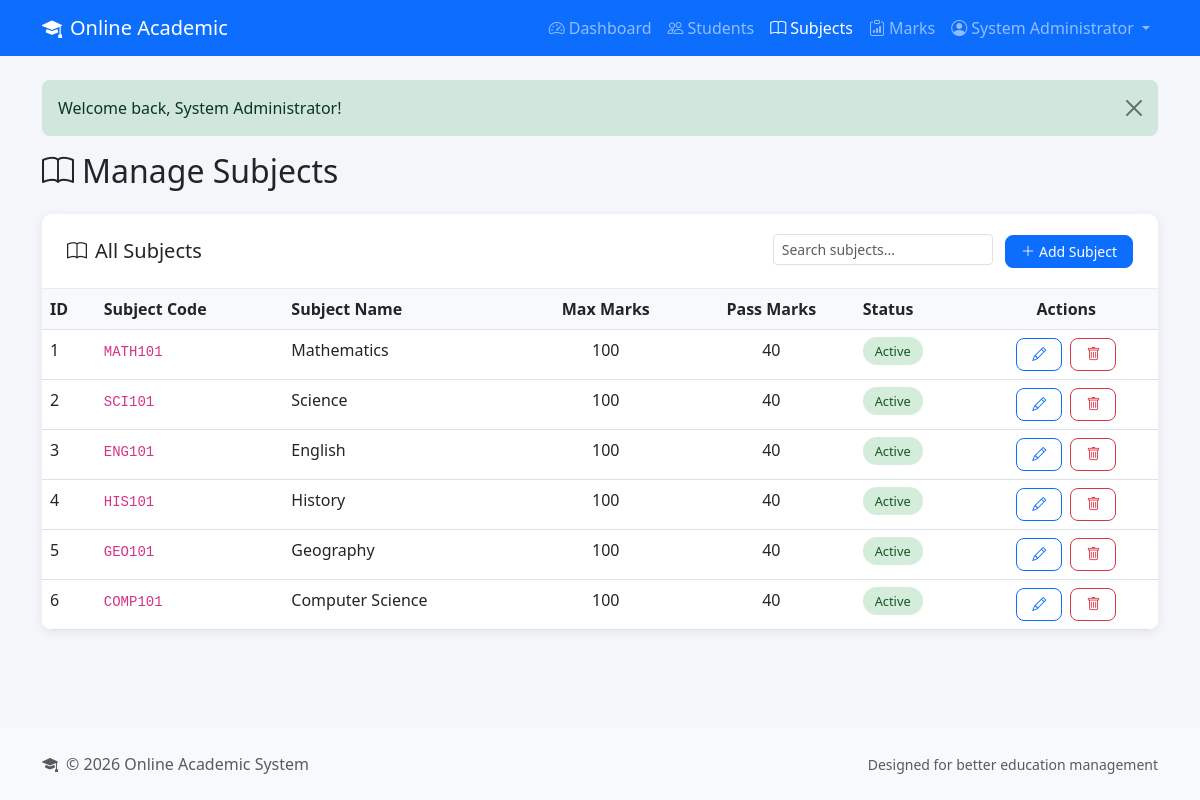
The app's page /admin/subjects.php (signed in) with its own data.
### tables this page shows
CREATE TABLE IF NOT EXISTS subjects (
    id INT AUTO_INCREMENT PRIMARY KEY,
    subject_code VARCHAR(20) UNIQUE NOT NULL,
    subject_name VARCHAR(100) NOT NULL,
    max_marks INT DEFAULT 100,
    pass_marks INT DEFAULT 40,
    description TEXT,
    status ENUM('active', 'inactive') DEFAULT 'active',
    created_at TIMESTAMP DEFAULT CURRENT_TIMESTAMP,
    INDEX idx_subject_code (subject_code),
    INDEX idx_status (status)
);

### config/database.php (called while the page is built, shortened)
<?php
function getDBConnection() {
    static $pdo = null;
    if ($pdo === null) {
        try {
            $dsn = "mysql:host=" . DB_HOST . ";dbname=" . DB_NAME . ";charset=" . DB_CHARSET;
            $options = [
                PDO::ATTR_ERRMODE => PDO::ERRMODE_EXCEPTION,
                PDO::ATTR_DEFAULT_FETCH_MODE => PDO::FETCH_ASSOC,
                PDO::ATTR_EMULATE_PREPARES => false,
                PDO::MYSQL_ATTR_INIT_COMMAND => "SET NAMES " . DB_CHARSET . " COLLATE utf8mb4_unicode_ci"
            ];
            $pdo = new PDO($dsn, DB_USER, DB_PASS, $options);
        } catch (PDOException $e) {
            error_log("Database connection failed: " . $e->getMessage());
            throw new Exception("Database connection failed. Please try again later.");
        }
    }
    return $pdo;
}
function executeQuery($sql, $params = []) {
    $pdo = getDBConnection();
    $stmt = $pdo->prepare($sql);
    $stmt->execute($params);
    return $stmt;
}
function fetchAll($sql, $params = []) {
    return executeQuery($sql, $params)->fetchAll();
}

### admin/subjects.php (the view, shortened to what this page needs)
<?php
require_once __DIR__ . '/../includes/functions.php';
$action = $_GET['action'] ?? 'list';
$error = '';
$editSubject = null;
$subjects = fetchAll("SELECT * FROM subjects ORDER BY created_at DESC");
include __DIR__ . '/../includes/header.php';
?>
<div class="row">
    <div class="col-12">
        <h2 class="mb-4">
            <i class="bi bi-book me-2"></i>Manage Subjects
        </h2>
    </div>
</div>
<?php if ($action === 'add' || $action === 'edit'): ?>
<div class="row">
    <div class="col-md-8 mx-auto">
        <div class="card">
            <div class="card-header">
                <h5 class="mb-0">
                    <i class="bi bi-<?php echo $action === 'add' ? 'plus-lg' : 'pencil'; ?> me-2"></i>
                    <?php echo $action === 'add' ? 'Add New Subject' : 'Edit Subject'; ?>
                </h5>
            </div>
            <div class="card-body">
                <?php if ($error): ?>
                    <div class="alert alert-danger"><?php echo $error; ?></div>
                <?php endif; ?>
                <form method="POST" action="" class="needs-validation" novalidate>
                    <input type="hidden" name="id" value="<?php echo $editSubject['id'] ?? ''; ?>">
                    <div class="row">
                        <div class="col-md-6 mb-3">
                            <label class="form-label">Subject Code *</label>
                            <input type="text" class="form-control" name="subject_code" required
                                   value="<?php echo htmlspecialchars($editSubject['subject_code'] ?? ''); ?>"
                                   placeholder="e.g., MATH101">
                        </div>
                        <div class="col-md-6 mb-3">
                            <label class="form-label">Subject Name *</label>
                            <input type="text" class="form-control" name="subject_name" required
                                   value="<?php echo htmlspecialchars($editSubject['subject_name'] ?? ''); ?>"
                                   placeholder="e.g., Mathematics">
                        </div>
                    </div>
                    <div class="row">
                        <div class="col-md-6 mb-3">
                            <label class="form-label">Maximum Marks *</label>
                            <input type="number" class="form-control" name="max_marks" required min="1"
                                   value="<?php echo $editSubject['max_marks'] ?? '100'; ?>">
                        </div>
                        <div class="col-md-6 mb-3">
                            <label class="form-label">Passing Marks *</label>
                            <input type="number" class="form-control" name="pass_marks" required min="0"
                                   value="<?php echo $editSubject['pass_marks'] ?? '40'; ?>">
                        </div>
                    </div>
                    <div class="mb-3">
                        <label class="form-label">Description</label>
                        <textarea class="form-control" name="description" rows="3"><?php echo htmlspecialchars($editSubject['description'] ?? ''); ?></textarea>
                    </div>
                    <div class="mb-3">
                        <label class="form-label">Status</label>
                        <select class="form-select" name="status">
                            <option value="active" <?php echo ($editSubject['status'] ?? '') === 'active' ? 'selected' : ''; ?>>Active</option>
                            <option value="inactive" <?php echo ($editSubject['status'] ?? '') === 'inactive' ? 'selected' : ''; ?>>Inactive</option>
                        </select>
                    </div>
                    <div class="d-flex justify-content-between">
                        <a href="subjects.php" class="btn btn-secondary">
                            <i class="bi bi-arrow-left me-1"></i>Back
                        </a>
                        <button type="submit" name="save_subject" class="btn btn-primary">
                            <i class="bi bi-check-lg me-1"></i>Save Subject
                        </button>
                    </div>
                </form>
            </div>
        </div>
    </div>
</div>
<?php else: ?>
<div class="row">
    <div class="col-12">
        <div class="table-card">
            <div class="card-header d-flex justify-content-between align-items-center">
                <h5 class="mb-0"><i class="bi bi-book me-2"></i>All Subjects</h5>
                <div>
                    <input type="text" class="form-control form-control-sm d-inline-block w-auto me-2 table-search"
                           data-table="subjectsTable" placeholder="Search subjects...">
                    <a href="subjects.php?action=add" class="btn btn-primary btn-sm">
                        <i class="bi bi-plus-lg me-1"></i>Add Subject
                    </a>
                </div>
            </div>
            <div class="card-body p-0">
                <?php if (empty($subjects)): ?>
                    <div class="empty-state">
                        <i class="bi bi-inbox empty-state-icon"></i>
                        <h4>No Subjects Found</h4>
                        <p class="text-muted">Start by adding your first subject.</p>
                        <a href="subjects.php?action=add" class="btn btn-primary">
                            <i class="bi bi-plus-lg me-1"></i>Add Subject
                        </a>
                    </div>
                <?php else: ?>
                    <div class="table-responsive">
                        <table class="table table-hover mb-0" id="subjectsTable">
                            <thead>
                                <tr>
                                    <th>ID</th>
                                    <th>Subject Code</th>
                                    <th>Subject Name</th>
                                    <th class="text-center">Max Marks</th>
                                    <th class="text-center">Pass Marks</th>
                                    <th>Status</th>
                                    <th class="text-center">Actions</th>
                                </tr>
                            </thead>
                            <tbody>
                                <?php foreach ($subjects as $subject): ?>
                                <tr>
                                    <td><?php echo $subject['id']; ?></td>
                                    <td><code><?php echo htmlspecialchars($subject['subject_code']); ?></code></td>
                                    <td><?php echo htmlspecialchars($subject['subject_name']); ?></td>
                                    <td class="text-center"><?php echo $subject['max_marks']; ?></td>
                                    <td class="text-center"><?php echo $subject['pass_marks']; ?></td>
                                    <td>
                                        <span class="status-badge status-<?php echo $subject['status']; ?>">
                                            <?php echo ucfirst($subject['status']); ?>
                                        </span>
                                    </td>
                                    <td class="text-center">
                                        <a href="subjects.php?action=edit&id=<?php echo $subject['id']; ?>"
                                           class="btn btn-sm btn-outline-primary me-1" title="Edit">
                                            <i class="bi bi-pencil"></i>
                                        </a>
                                        <a href="subjects.php?action=delete&id=<?php echo $subject['id']; ?>"
                                           class="btn btn-sm btn-outline-danger btn-delete" title="Delete"
                                           onclick="return confirm('Are you sure you want to delete this subject?')">
                                            <i class="bi bi-trash"></i>
                                        </a>
                                    </td>
                                </tr>
                                <?php endforeach; ?>
                            </tbody>
                        </table>
                    </div>
                <?php endif; ?>
            </div>
        </div>
    </div>
</div>
<?php endif; ?>
<?php include __DIR__ . '/../includes/footer.php'; ?>

### assets/css/style.css (style rules this page uses)
:root { --primary-color: #0d6efd; --secondary-color: #6c757d; --success-color: #198754; --info-color: #0dcaf0; --warning-color: #ffc107; --danger-color: #dc3545; --light-color: #f8f9fa; --dark-color: #212529; }
html, body { height: 100%; }
body { display: flex; flex-direction: column; background-color: #f5f6fa; }
.table-card { background: white; border-radius: 10px; box-shadow: 0 2px 10px rgba(0,0,0,0.08); overflow: hidden; }
.table-card .card-header { background: white; border-bottom: 1px solid #e9ecef; padding: 20px 25px; }
.table-card .table { margin-bottom: 0; }
.table-card .table th { background-color: #f8f9fa; font-weight: 600; border-top: none; }
.status-badge { padding: 5px 12px; border-radius: 20px; font-size: 0.8rem; font-weight: 500; }
.status-active { background-color: #d4edda; color: #155724; }
.btn { border-radius: 8px; font-weight: 500; padding: 10px 20px; }
.btn-sm { padding: 5px 15px; font-size: 0.875rem; }

### records on screen
subjects: id "1", subject_code "MATH101", subject_name "Mathematics", max_marks "100", pass_marks "40", status "Active"
subjects: id "2", subject_code "SCI101", subject_name "Science", max_marks "100", pass_marks "40", status "Active"
subjects: id "3", subject_code "ENG101", subject_name "English", max_marks "100", pass_marks "40", status "Active"
subjects: id "4", subject_code "HIS101", subject_name "History", max_marks "100", pass_marks "40", status "Active"
subjects: id "5", subject_code "GEO101", subject_name "Geography", max_marks "100", pass_marks "40", status "Active"
subjects: id "6", subject_code "COMP101", subject_name "Computer Science", max_marks "100", pass_marks "40", status "Active"

### other values on screen
$_SESSION['full_name'] "System Administrator"
$flash['message'] "Welcome back, System Administrator!"
